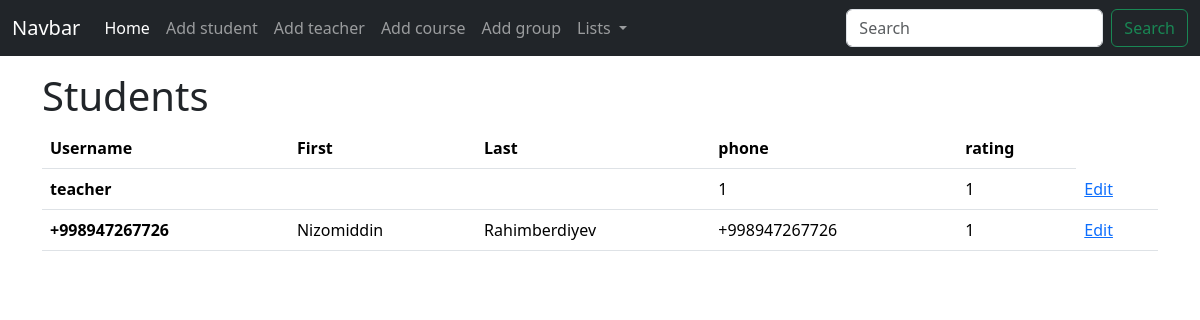
The page /teachers/ on the database as committed earlier.
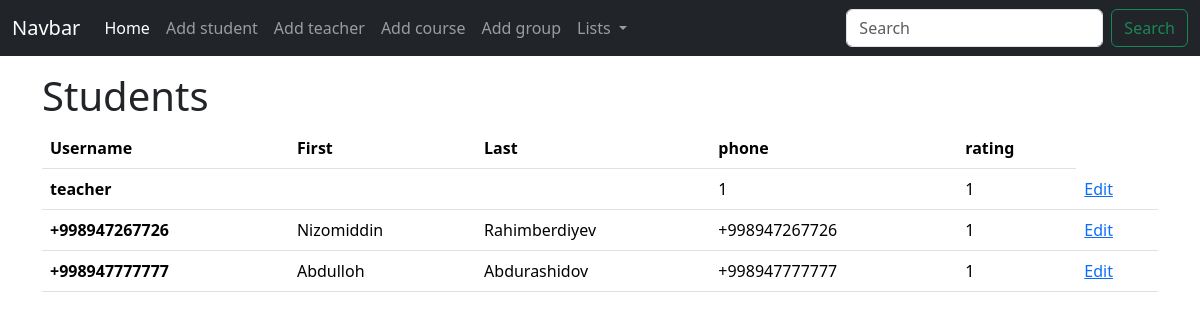
The same page on the database as committed later.
### users/models.py (models this page shows, shortened)
class CustomUser(AbstractUser):
    groups = models.ManyToManyField(
        'auth.Group',
        related_name='customuser_set',  # related_name bilan to'qnashuv oldini olish
        blank=True
    )
    user_permissions = models.ManyToManyField(
        'auth.Permission',
        related_name='customuser_set_permissions',  # related_name bilan to'qnashuv oldini olish
        blank=True
    )

class Teacher(CustomUser):
    rating = models.IntegerField(default=1)
    salary = models.IntegerField(default=0)
    phone = models.CharField(max_length=13)

class CustomUser(AbstractUser):
    groups = models.ManyToManyField(
        'auth.Group',
        related_name='customuser_set',  # related_name bilan to'qnashuv oldini olish
        blank=True
    )
    user_permissions = models.ManyToManyField(
        'auth.Permission',
        related_name='customuser_set_permissions',  # related_name bilan to'qnashuv oldini olish
        blank=True
    )

### users/views.py (the view)
# urls.py: path('teachers/', teachers_view, name='teachers'),
def teachers_view(request):
    teachers = Teacher.objects.all()
    context = {'teachers': teachers}
    return render(request, 'teachers.html', context)

### templates/teachers.html
{% extends 'base.html' %}
{% block content %}
<div class="container py-3">
    <h1>Students</h1>
    <table class="table">
        <thead>
        <tr>
            <th scope="col">Username</th>
            <th scope="col">First</th>
            <th scope="col">Last</th>
            <th scope="col">phone</th>
            <th scope="col">rating</th>
        </tr>
        </thead>
        <tbody>
        {% for t in teachers %}
        <tr>
            <th scope="row">{{ t.username }}</th>
            <td>{{ t.first_name }}</td>
            <td>{{ t.last_name }}</td>
            <td>{{ t.phone }}</td>
            <td>{{ t.rating }}</td>
            <td><a href="{% url 'edit_teacher' t.id %}">Edit</a></td>
        </tr>
        {% endfor %}
        </tbody>
    </table>
</div>
{% endblock %}

Rows that differ between the two databases and show on the page:
added Teacher: username "+998947777777", first_name "Abdulloh", last_name "Abdurashidov", phone "+998947777777", rating "1"
